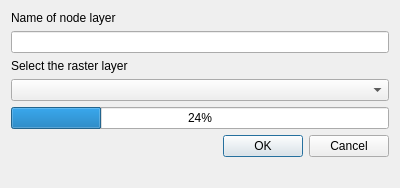
<?xml version="1.0" encoding="UTF-8"?>
<ui version="4.0">
 <class>CreatePointLayerImportRaster</class>
 <widget class="QDialog" name="CreatePointLayerImportRaster">
  <property name="geometry">
   <rect>
    <x>0</x>
    <y>0</y>
    <width>400</width>
    <height>188</height>
   </rect>
  </property>
  <property name="windowTitle">
   <string>saniBID RedBasica</string>
  </property>
  <layout class="QFormLayout" name="formLayout">
   <item row="0" column="0">
    <widget class="QLabel" name="label">
     <property name="text">
      <string>Name of node layer</string>
     </property>
    </widget>
   </item>
   <item row="2" column="0">
    <widget class="QLabel" name="label_2">
     <property name="text">
      <string>Select the raster layer</string>
     </property>
    </widget>
   </item>
   <item row="1" column="0" colspan="2">
    <widget class="QLineEdit" name="txtNodeLayertName"/>
   </item>
   <item row="3" column="0" colspan="2">
    <widget class="QComboBox" name="cboRasterLayer"/>
   </item>
   <item row="4" column="0" colspan="2">
    <widget class="QProgressBar" name="progressBar">
     <property name="value">
      <number>24</number>
     </property>
    </widget>
   </item>
   <item row="5" column="0" colspan="2">
    <widget class="QDialogButtonBox" name="buttonBox">
     <property name="standardButtons">
      <set>QDialogButtonBox::Cancel|QDialogButtonBox::Ok</set>
     </property>
    </widget>
   </item>
  </layout>
 </widget>
 <resources/>
 <connections/>
</ui>
